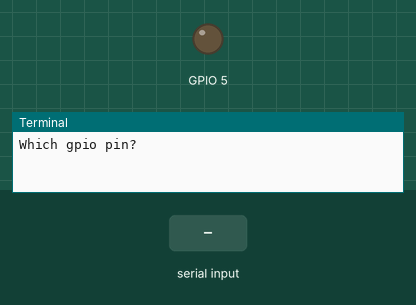
Bench run of a program on a simulated Raspberry Pi (BCM pin numbers). Parts: output pins drawn as LEDs (lit = HIGH), the last lines printed to the terminal. The test bench sets the inputs (shaded band).

Above: at 1.2 s.
1.3 s: "5" typed at the terminal
At 1.51 s:
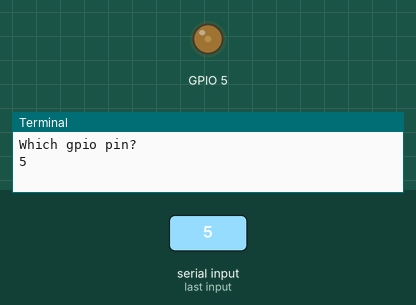
At 1.87 s:
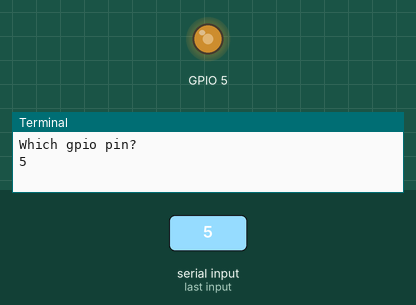
Timing chart, 0 to 10.3 s (numbered marks = the images above; inputs shaded):
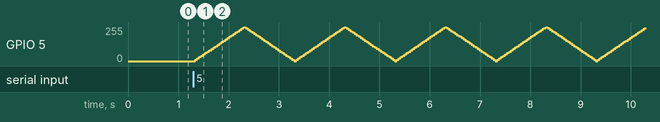

The program:

led_brightness_alternatively.py
```python
"""
Web : https://gpiozero.readthedocs.io/en/v1.3.1/recipes.html#led-with-variable-brightness
Usage : python led_brightness_alternatively.py
"""
from gpiozero import PWMLED
from signal import pause
from sys import exit
import signal

try:
	gpio_pin_num = int(raw_input("Which gpio pin?"))
except ValueError:
	print "Oops! That was no valid number. Try again.."
	exit()

led = PWMLED(gpio_pin_num)

try:
	led.pulse()
	pause()
except KeyboardInterrupt:
	pass
finally:
	print("Handling Ctrl+C")
```
